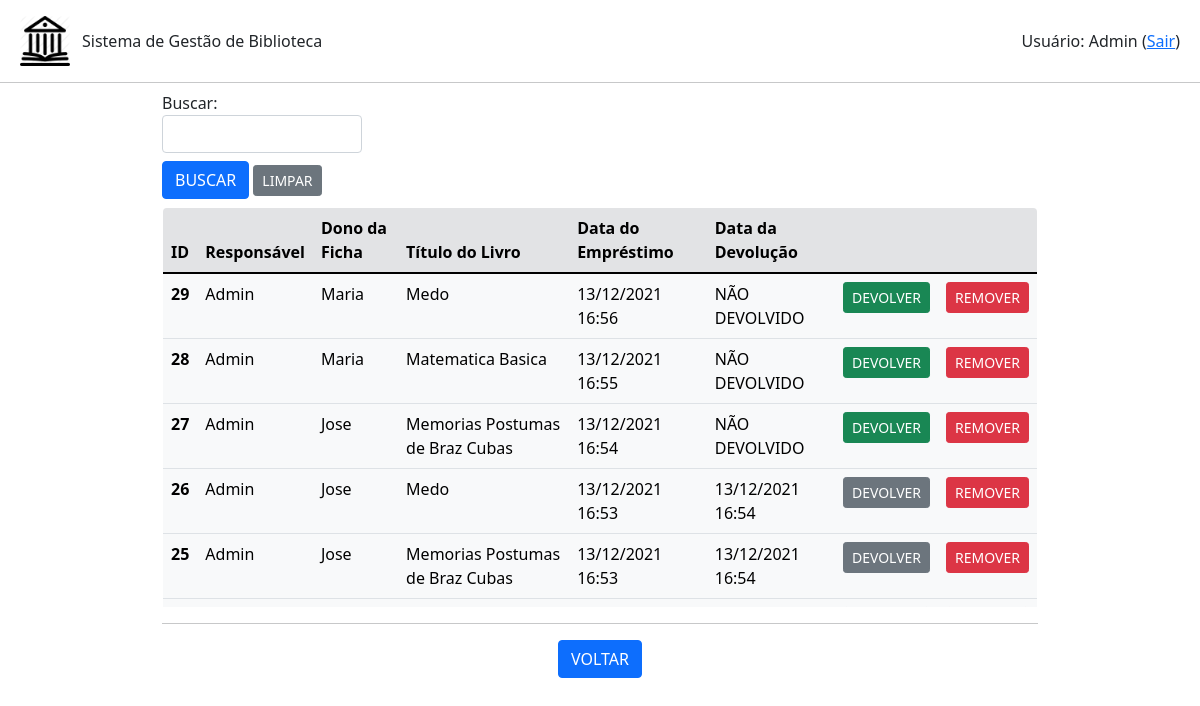
Page /emprestimo/listar (signed in) on the earlier database version.
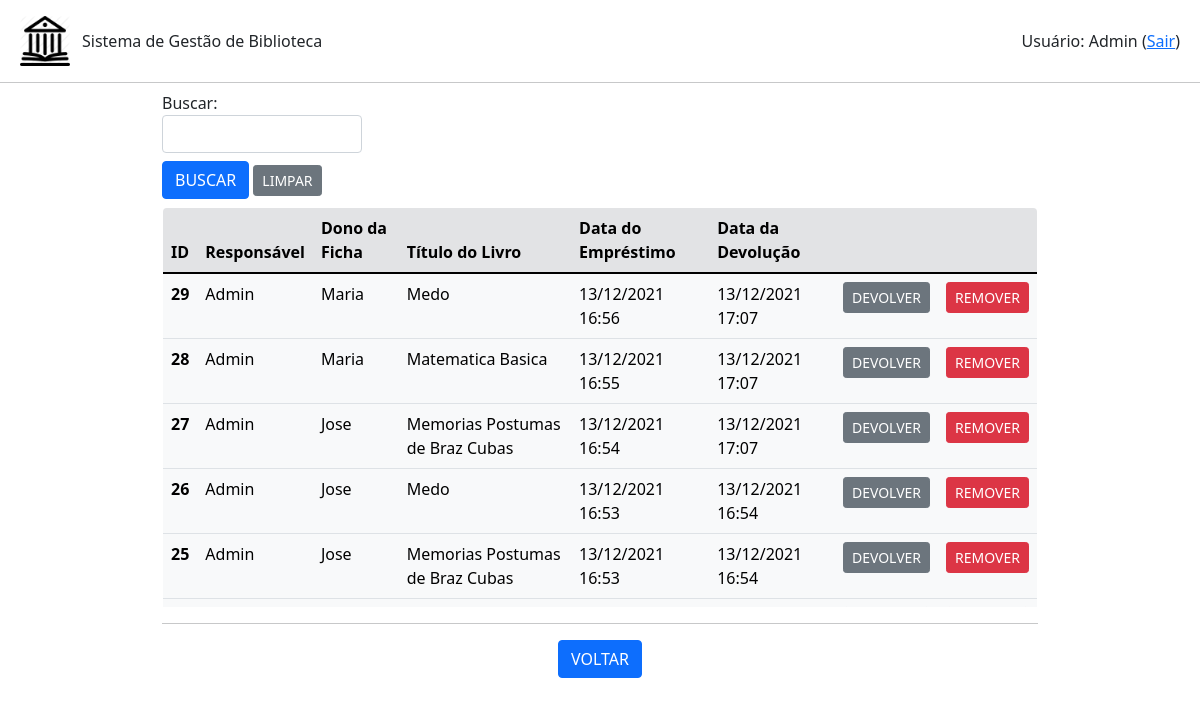
Same page on the later database version.
### emprestimo.py (models this page shows)
class Emprestimo(db.Model):
    id = db.Column(db.Integer, primary_key=True)
    id_usuario = db.Column(db.Integer,db.ForeignKey('usuario.id'))
    id_livro = db.Column(db.Integer,db.ForeignKey('livro.id'))
    id_ficha = db.Column(db.Integer,db.ForeignKey('ficha.id'))
    data_emprestimo = db.Column(db.DateTime, unique=False, nullable=False)
    data_devolucao = db.Column(db.DateTime, unique=False, nullable=True)

### usuario.py (models this page shows)
class Usuario(db.Model):
    id = db.Column(db.Integer, primary_key=True)
    nome = db.Column(db.String(200), unique=False, nullable=False)
    username = db.Column(db.String(80), unique=True, nullable=False)
    email = db.Column(db.String(120), unique=True, nullable=False)
    telefone = db.Column(db.String(20),unique=False, nullable=False)
    senha = db.Column(db.String(80), unique=False, nullable=False)
    admin = db.Column(db.Boolean(), default=False)
    emprestimo = db.relationship('Emprestimo', backref='usuario', lazy=True)

### ficha.py (models this page shows)
class Ficha(db.Model):
    id = db.Column(db.Integer, primary_key=True)
    nome = db.Column(db.String(200), unique=False, nullable=False)
    cpf = db.Column(db.String(20), unique=True, nullable=False)
    email = db.Column(db.String(120), unique=True, nullable=False)
    ativo = db.Column(db.Boolean(), default=False)
    qtdLivros = db.Column(db.Integer, unique=False, nullable=False)
    totalLivros = db.Column(db.Integer, unique=False, nullable=False)
    emprestimo = db.relationship('Emprestimo', backref='ficha', lazy=True)

### livro.py (models this page shows)
class Livro(db.Model):
    id = db.Column(db.Integer, primary_key=True)
    titulo = db.Column(db.String(200), unique=False, nullable=False)
    autor = db.Column(db.String(80), unique=False, nullable=False)
    genero = db.Column(db.String(120), unique=False, nullable=False)
    disponivel = db.Column(db.Boolean, default=True)
    emprestimo = db.relationship('Emprestimo', backref='livro', lazy=True)

### app.py (the view, shortened to what this page needs)
@app.route('/emprestimo/listar', methods=['POST','GET'])
def listar_emprestimos():
    if session.get('autenticado',False)==False:
        flash(u'Login necessário!', category='warning')
        return(redirect(url_for('login')))
    form = BuscaForm()
    emprestimos = Emprestimo.query.order_by(Emprestimo.data_emprestimo.desc()).all()
    return(render_template('emprestimos.html', emprestimos=emprestimos, form=form, action=url_for('listar_emprestimos')))

### formBusca.py
class BuscaForm(FlaskForm):
    campo = StringField('Buscar: ', validators=[DataRequired()])
    enviar = SubmitField('BUSCAR')

### templates/emprestimos.html (shortened to what this page needs)
{% extends "base.html" %}
{% block conteudo %}
<div class="container-fluid mx-auto" style="width: 75%;">
    {% from 'bootstrap/form.html' import render_field %}
    <form method="post">
        <div class="mt-2" style="width: 200px;">
            {{ render_field(form.campo) }}
        </div>
        <div class="mt-2 mb-2">
            {{ render_field(form.enviar, button_style="primary", button_size="sm") }}
            <a class="btn btn-secondary btn-sm" href="{{url_for('listar_emprestimos')}}" role="button">LIMPAR</a>
        </div>
    </form>
    <div style="max-height: 400px; overflow-y: auto;">
        <table class=" table table-light border rounded-3" style="overflow: hidden;">
            <thead>
            <tr class="table-secondary">
                <th scope="col">ID</th>
                <th scope="col">Responsável</th>
                <th scope="col">Dono da Ficha</th>
                <th scope="col">Título do Livro</th>
                <th scope="col">Data do Empréstimo</th>
                <th scope="col">Data da Devolução</th>
                <th scope="col"></th>
                <th scope="col"></th>
            </tr>
            </thead>
            <tbod>
                {% for emprestimo in emprestimos %}
                    <tr>
                        <th scope="row">{{emprestimo.id}}</th>
                        {% if emprestimo.usuario.nome is not none %}
                            <td>{{emprestimo.usuario.nome}}</td>
                        {% else %}
                            <td>Sem dados</td>
                        {% endif %}
                        {% if emprestimo.ficha is not none %}
                            <td>{{emprestimo.ficha.nome}}</td>
                        {% else %}
                            <td>Sem dados</td>
                        {% endif %}
                        {% if emprestimo.livro.titulo is not none %}
                            <td>{{emprestimo.livro.titulo}}</td>
                        {% else %}
                            <td>Sem dados</td>
                        {% endif %}
                        <td>{{emprestimo.data_emprestimo.strftime('%d/%m/%Y %H:%M')}}</td>
                        {% if emprestimo.data_devolucao is not none %}
                            <td>{{emprestimo.data_devolucao.strftime('%d/%m/%Y %H:%M')}}</td>
                            <td class="text-center">
                                <a class="btn btn-secondary btn-sm" href="{{url_for('devolver_emprestimo',id_emprestimo=emprestimo.id)}}" role="button">DEVOLVER</a>
                            </td>
                        {% else %}
                            <td>NÃO DEVOLVIDO</td>
                            <td class="text-center">
                                <a class="btn btn-success btn-sm" href="{{url_for('devolver_emprestimo',id_emprestimo=emprestimo.id)}}" role="button">DEVOLVER</a>
                            </td>
                        {% endif %}
                        <td class="text-center"><a class="btn btn-danger btn-sm" href="{{url_for('remover_emprestimo',id_emprestimo=emprestimo.id)}}" role="button">REMOVER</a></td>
                    </tr>
                {% endfor %}
        </table>
    </div>
    <hr>
    <div class="row text-center">
        <div class="col mr-1">
            <a class="btn btn-primary" href="{{url_for('root')}}" role="button">VOLTAR</a>
        </div>
    </div>
</div>
{% endblock %}

### templates/base.html (shortened to what this page needs)
<!DOCTYPE html>
<html>
    <head>
      <link href="https://cdn.jsdelivr.net/npm/bootstrap@5.1.3/dist/css/bootstrap.min.css" rel="stylesheet">
    </head>
  <body>
    <div class="row mx-0 mb-3 mt-3">
      <div class="col-md-auto ms-2 my-auto" style="width: 62px;">
          <img src="{{url_for('static', filename='Biblioteca_icon.png')}}" style="width: 50px; height: 50px;">
      </div>
      <div class="col my-auto" style="height: 100%;">
        Sistema de Gestão de Biblioteca
      </div>
      <div class="col text-end me-2 my-auto" style="height: 100%;">
        {% if session.get('autenticado',False)==False %}
          <a class="btn btn-primary" href="{{url_for('login')}}" role="button">Entrar</a>
        {% else %}
          Usuário: {{session.get('nome')}}
          (<a href="{{url_for('logout')}}">Sair</a>)
        {% endif %}
      </div>
    </div>
    <hr class="my-0">
    {% block conteudo %}
    {% endblock %}
  </body>
</html>

Differences in the rows shown:
changed Emprestimo id 29: data_devolucao (not shown) → "13/12/2021 17:07"; no longer shows "NÃO DEVOLVIDO"
changed Emprestimo "Matematica Basica": data_devolucao (not shown) → "13/12/2021 17:07"; no longer shows "NÃO DEVOLVIDO"
changed Emprestimo id 27: data_devolucao (not shown) → "13/12/2021 17:07"; no longer shows "NÃO DEVOLVIDO"
